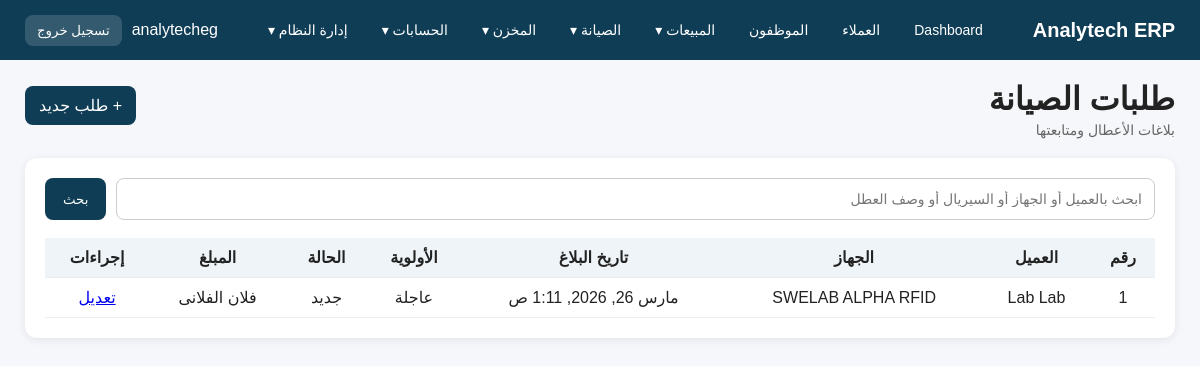
The page /maintenance/requests/ (signed in) on the database its author committed.
### app_maintenance/models.py (models this page shows, shortened)
class MaintenanceRequest(models.Model):
    PRIORITY_CHOICES = [
        ('Low', 'منخفضة'),
        ('Medium', 'متوسطة'),
        ('High', 'عالية'),
        ('Urgent', 'عاجلة'),
    ]
    STATUS_CHOICES = [
        ('New', 'جديد'),
        ('Assigned', 'تم التوزيع'),
        ('In Progress', 'قيد التنفيذ'),
        ('Waiting Approval', 'بانتظار موافقة العميل'),
        ('Waiting Parts', 'بانتظار قطع الغيار'),
        ('Resolved', 'تم الحل'),
        ('Closed', 'مغلق'),
    ]
    customer = models.ForeignKey(
        Customer,
        on_delete=models.CASCADE,
        related_name='maintenance_requests',
        verbose_name='العميل'
    )
    device = models.ForeignKey(
        Device,
        on_delete=models.CASCADE,
        related_name='maintenance_requests',
        verbose_name='الجهاز'
    )
    request_date = models.DateTimeField(auto_now_add=True, verbose_name='تاريخ البلاغ')
    reported_by = models.CharField(max_length=150, blank=True, null=True, verbose_name='اسم المُبلغ')
    contact_phone = models.CharField(max_length=50, blank=True, null=True, verbose_name='رقم التواصل')
    issue_description = models.TextField(verbose_name='وصف العطل / البلاغ')
    priority = models.CharField(max_length=20, choices=PRIORITY_CHOICES, default='Medium', verbose_name='الأولوية')
    status = models.CharField(max_length=30, choices=STATUS_CHOICES, default='New', verbose_name='الحالة')
    internal_notes = models.TextField(blank=True, null=True, verbose_name='ملاحظات داخلية')
    customer_notes = models.TextField(blank=True, null=True, verbose_name='ملاحظات العميل')
    class Meta:
        verbose_name = 'طلب صيانة'
        verbose_name_plural = 'طلبات الصيانة'
        ordering = ['-request_date', '-id']

### customers/models.py (models this page shows, shortened)
class Customer(models.Model):
    CUSTOMER_TYPES = [
        ('Lab', 'معمل'),
        ('Hospital', 'مستشفى'),
        ('Distributor', 'موزع'),
        ('Other', 'أخرى'),
    ]
    name = models.CharField(max_length=200, verbose_name='اسم العميل')
    customer_type = models.CharField(max_length=20, choices=CUSTOMER_TYPES, verbose_name='نوع العميل')
    address = models.TextField(blank=True, null=True, verbose_name='العنوان')
    phone = models.CharField(max_length=50, blank=True, null=True, verbose_name='الهاتف')
    contact_person = models.CharField(max_length=150, blank=True, null=True, verbose_name='الشخص المسؤول')
    account = models.OneToOneField(
        'accounting.Account',
        on_delete=models.SET_NULL,
        null=True,
        blank=True,
        related_name='customer',
        verbose_name='الحساب المحاسبي'
    )
    notes = models.TextField(blank=True, null=True, verbose_name='ملاحظات')
    class Meta:
        verbose_name = 'عميل'
        verbose_name_plural = 'العملاء'
        ordering = ['name']

### app_devices/models.py (models this page shows, shortened)
class Device(models.Model):
    DEVICE_TYPES = [
        ('CBC', 'CBC'),
        ('Chemistry', 'Chemistry'),
        ('Immunoassay', 'Immunoassay'),
        ('Coagulation', 'Coagulation'),
        ('Other', 'Other'),
    ]
    customer = models.ForeignKey(
        Customer,
        on_delete=models.CASCADE,
        related_name='devices',
        verbose_name='العميل'
    )
    device_name = models.CharField(max_length=200, verbose_name='اسم الجهاز')
    device_type = models.CharField(max_length=50, choices=DEVICE_TYPES, default='CBC', verbose_name='نوع الجهاز')
    model = models.CharField(max_length=150, blank=True, null=True, verbose_name='الموديل')
    serial_number = models.CharField(max_length=150, unique=True, verbose_name='السيريال نمبر')
    installation_date = models.DateField(blank=True, null=True, verbose_name='تاريخ التركيب')
    warranty_end_date = models.DateField(blank=True, null=True, verbose_name='نهاية الضمان')
    notes = models.TextField(blank=True, null=True, verbose_name='ملاحظات')
    class Meta:
        verbose_name = 'جهاز'
        verbose_name_plural = 'الأجهزة'
        ordering = ['device_name', 'serial_number']

### app_maintenance/views.py (the view, shortened to what this page needs)
# urls.py: path('requests/', views.maintenance_request_list, name='maintenance_request_list'),
def maintenance_request_list(request):
    query = request.GET.get('q', '').strip()
    requests = MaintenanceRequest.objects.select_related('customer', 'device').all().order_by('-request_date', '-id')
    return render(request, 'maintenance/request_list.html', {
        'requests': requests,
        'query': query,
    })

### templates/maintenance/request_list.html (shortened to what this page needs)
{% extends 'base.html' %}
{% block content %}
<div class="topbar">
    <div>
        <h1>طلبات الصيانة</h1>
        <div class="sub">بلاغات الأعطال ومتابعتها</div>
    </div>
    <div class="quick-links">
        <a href="{% url 'maintenance_request_create' %}">+ طلب جديد</a>
    </div>
</div>
<div class="section">
    <form method="get" style="display:flex; gap:10px; margin-bottom:18px;">
        <input
            type="text"
            name="q"
            value="{{ query }}"
            placeholder="ابحث بالعميل أو الجهاز أو السيريال أو وصف العطل"
            style="flex:1; padding:12px; border:1px solid #ccc; border-radius:8px;"
        >
        <button type="submit" style="padding:12px 18px; background:#0f3d56; color:white; border:none; border-radius:8px;">
            بحث
        </button>
    </form>
    <table style="width:100%; border-collapse:collapse;">
        <thead>
            <tr style="background:#eef4f7;">
                <th>رقم</th>
                <th>العميل</th>
                <th>الجهاز</th>
                <th>تاريخ البلاغ</th>
                <th>الأولوية</th>
                <th>الحالة</th>
                <th>المبلغ</th>
                <th>إجراءات</th>
            </tr>
        </thead>
        <tbody>
            {% for r in requests %}
            <tr>
                <td>{{ r.id }}</td>
                <td>{{ r.customer.name }}</td>
                <td>{{ r.device.device_name }}</td>
                <td>{{ r.request_date }}</td>
                <td>{{ r.get_priority_display }}</td>
                <td>{{ r.get_status_display }}</td>
                <td>{{ r.reported_by|default:"-" }}</td>
                <td>
                    <a href="{% url 'maintenance_request_edit' r.id %}">تعديل</a>
                </td>
            </tr>
            {% empty %}
            <tr>
                <td colspan="8" style="padding:20px; text-align:center;">لا توجد طلبات صيانة</td>
            </tr>
            {% endfor %}
        </tbody>
    </table>
</div>
{% endblock %}

### templates/base.html (shortened to what this page needs)
<!DOCTYPE html>
<html lang="ar" dir="rtl">
<head>
</head>
<body>
<div class="navbar">
    <div class="logo">Analytech ERP</div>
    {% if user.is_authenticated %}
    <div class="menu">
        <a href="/">Dashboard</a>
        {% if perms.customers.view_customer %}
        <a href="/customers/">العملاء</a>
        {% endif %}
        {% if perms.app_employees.view_employee %}
        <a href="/employees/">الموظفون</a>
        {% endif %}
        {% if perms.app_quotations.view_quotation or perms.app_sales.view_salesorder or perms.app_invoices.view_invoice or perms.app_employees.view_employeecommission %}
        <div class="dropdown">
            <a href="/reports/sales/">المبيعات ▾</a>
        </div>
        {% endif %}
        {% if perms.app_maintenance.view_maintenancerequest or perms.app_maintenance.view_maintenancevisit or perms.app_maintenance.view_preventivemaintenanceplan %}
        <div class="dropdown">
            <a href="/maintenance/reports/">الصيانة ▾</a>
        </div>
        {% endif %}
        {% if perms.app_inventory.view_inventoryitem or perms.app_inventory.view_inventorylot or perms.app_inventory.view_inventorytransaction or perms.app_inventory.view_recallnotice %}
        <div class="dropdown">
            <a href="/inventory/">المخزن ▾</a>
        </div>
        {% endif %}
        {% if perms.accounting.view_account or perms.accounting.view_journalentry or perms.accounting.view_receiptvoucher or perms.accounting.view_paymentvoucher %}
        <div class="dropdown">
            <a href="/accounting/">الحسابات ▾</a>
        </div>
        {% endif %}
        {% if user.is_staff %}
        <div class="dropdown">
            <a href="/admin/">إدارة النظام ▾</a>
        </div>
        {% endif %}
    </div>
    <div class="user-box">
        <span>{{ user.username }}</span>
        <form method="post" action="{% url 'logout' %}" class="logout-form">
            <button type="submit" class="logout-btn">تسجيل خروج</button>
        </form>
    </div>
    {% endif %}
</div>
<div class="container">
    {% block content %}{% endblock %}
</div>
</body>
</html>

### templates/base.html (style rules this page uses)
body { margin: 0; font-family: Tahoma, Arial, sans-serif; background: #f5f7fa; color: #222; }
.navbar { background: #0f3d56; color: white; padding: 14px 25px; display: flex; justify-content: space-between; align-items: center; gap: 16px; flex-wrap: wrap; }
.logo { font-size: 20px; font-weight: bold; white-space: nowrap; }
.menu { display: flex; align-items: center; gap: 14px; flex-wrap: wrap; }
.menu > a, .dropdown > a { color: white; text-decoration: none; font-size: 14px; padding: 8px 10px; border-radius: 8px; display: inline-block; }
.dropdown { position: relative; }
.container { padding: 20px 25px; }
.topbar { display: flex; justify-content: space-between; align-items: center; margin-bottom: 20px; gap: 15px; flex-wrap: wrap; }
.topbar h1 { margin: 0; }
.sub { color: #666; font-size: 14px; margin-top: 4px; }
.section { background: white; padding: 20px; border-radius: 12px; box-shadow: 0 2px 8px rgba(0,0,0,0.08); }
table { width: 100%; border-collapse: collapse; }
th, td { padding: 10px; border-bottom: 1px solid #eee; text-align: center; vertical-align: middle; }
th { background: #eef4f7; }
.form-control, select, textarea, input[type="text"], input[type="number"], input[type="date"], input[type="email"], input[type="password"] { width: 100%; padding: 10px 12px; border: 1px solid #ccc; border-radius: 8px; font-size: 14px; background: #fff; box-sizing: border-box; }
.quick-links a { display: inline-block; background: #0f3d56; color: white; padding: 10px 14px; border-radius: 8px; text-decoration: none; margin-right: 8px; margin-bottom: 8px; }
.user-box { display: flex; align-items: center; gap: 10px; color: white; }
.logout-form { margin: 0; }
.logout-btn { background: rgba(255,255,255,0.15); border: none; color: white; padding: 8px 12px; border-radius: 8px; cursor: pointer; }

### rows shown on the page
MaintenanceRequest: id "1", customer.name "Lab Lab", device.device_name "SWELAB ALPHA RFID", request_date "مارس 26, 2026, 1:11 ص", priority "عاجلة", status "جديد", reported_by "فلان الفلانى"

### other values the page prints
{{ user.username }} "analytecheg"
